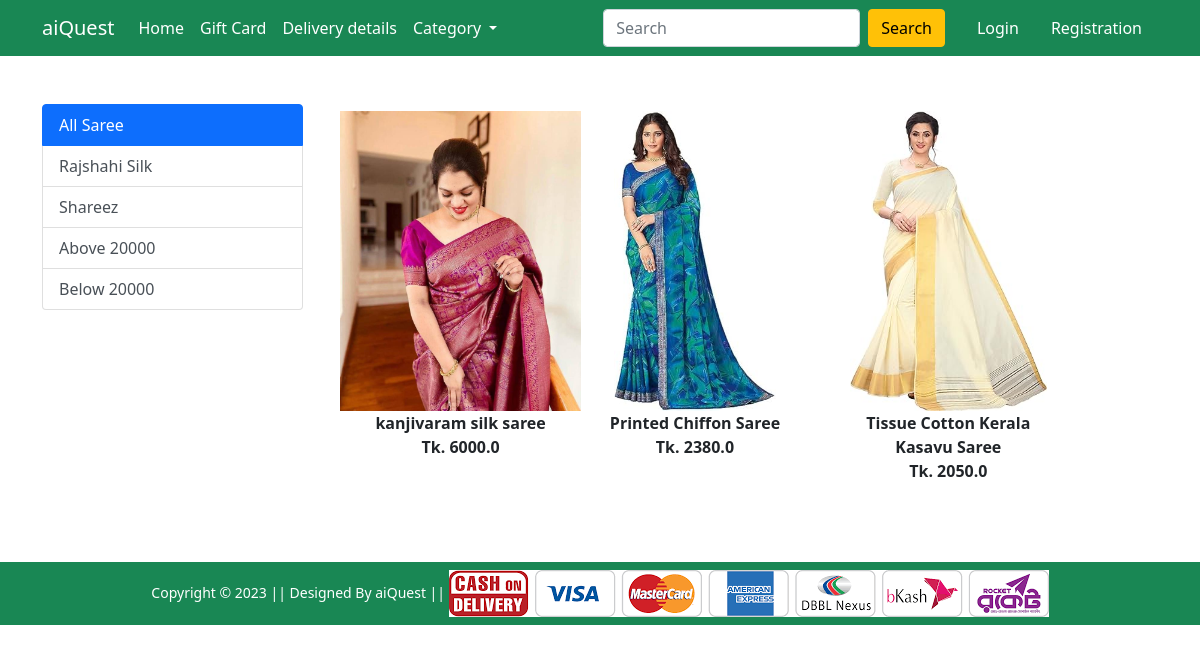
The app's page /saree/ with its own data.
### Shop/models.py (models this page shows, shortened)
class Product(models.Model):
    title = models.CharField(max_length=100)
    selling_rice = models.FloatField()
    discount_price = models.FloatField()
    discription = models.TextField()
    brand = models.CharField(max_length=100)
    category = models.CharField(choices=CATEGORY_CHOICES, max_length=4)
    product_img = models.ImageField(upload_to='product_img')

### Shop/views.py (the view)
# urls.py: path('saree/', views.Saree, name='saree'),
def Saree(request, data=None):
     if data == None:
          all_saree = Product.objects.filter(category='S')
     elif data == 'Shareez' or data == 'Rajshahi_Silk':
          all_saree = Product.objects.filter(category='S').filter(brand=data)
     elif data == 'above':
          all_saree = Product.objects.filter(category='S').filter(discount_price__gte=20000)
     elif data == 'below':
          all_saree = Product.objects.filter(category='S').filter(discount_price__lte=20000)
     total_item_in_cart = 0
     if request.user.is_authenticated:
          total_item_in_cart = len(Cart.objects.filter(user=request.user))
     context = {
          'all_saree':all_saree,
          'total_item_in_cart':total_item_in_cart,
     }
     return render(request, 'Shop/saree.html',context)

### Shop/templates/Shop/saree.html (shortened to what this page needs)
{% extends 'Shop/base.html' %}
{% load static %}
{% block main-content %}
<div class="container my-5">
    <div class="row">
        <div class="col-sm-3">
            <div class="list-group">
                <a href="{% url 'saree' %}" class="list-group-item list-group-item-action active" aria-current="true">
                    All Saree
                </a>
                <a href="{% url 'saree_item' 'Rajshahi_Silk' %}" class="list-group-item list-group-item-action">Rajshahi Silk</a>
                <a href="{% url 'saree_item' 'Shareez' %}" class="list-group-item list-group-item-action">Shareez</a>
                <a href="{% url 'saree_item' 'above' %}" class="list-group-item list-group-item-action">Above 20000</a>
                <a href="{% url 'saree_item' 'below' %}" class="list-group-item list-group-item-action">Below 20000</a>
            </div>
        </div>
        <div class="col-sm-8">
            <div class="row">
                {% for saree in all_saree %}
                <div class="col-sm-4 text-center mb-4">
                    <a href="{% url 'product-detail' saree.id %}" class="btn">
                        <div class="item">
                            <img src="{{saree.product_img.url}}" alt="" height="300" class="">
                            <div class="fw-bold">{{saree.title}}</div>
                            <div class="fw-bold">Tk. {{saree.discount_price}}
                            </div>
                        </div>
                    </a>
                </div>
                {% endfor %}
            </div>
        </div>
    </div>
</div>
{% endblock main-content %}

### records on screen
Product: product_img (picture), title "kanjivaram silk saree", discount_price "6000.0"
Product: product_img (picture), title "Printed Chiffon Saree", discount_price "2380.0"
Product: product_img (picture), title "Tissue Cotton Kerala Kasavu Saree", discount_price "2050.0"
